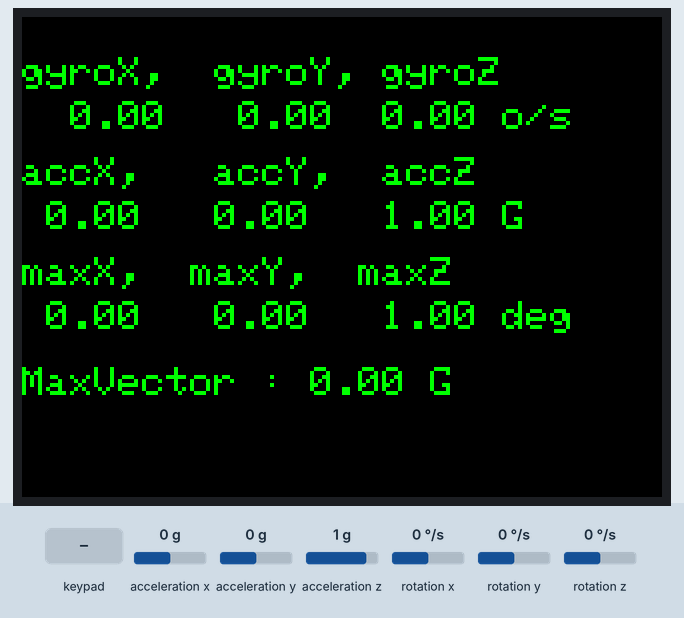
Simulated run of this sketch. Board: ESP32. Shown: 320×240 colour display. Inputs (shaded band) come from the test bench; at power-on: acceleration z 1 g, acceleration x 0 g, acceleration y 0 g, rotation x 0 °/s, rotation y 0 °/s, rotation z 0 °/s.

Above: at 1.4 s.
1.5 s: acceleration z set to -1.4 g
4.1 s: key 'A' pressed
At 6.1 s:
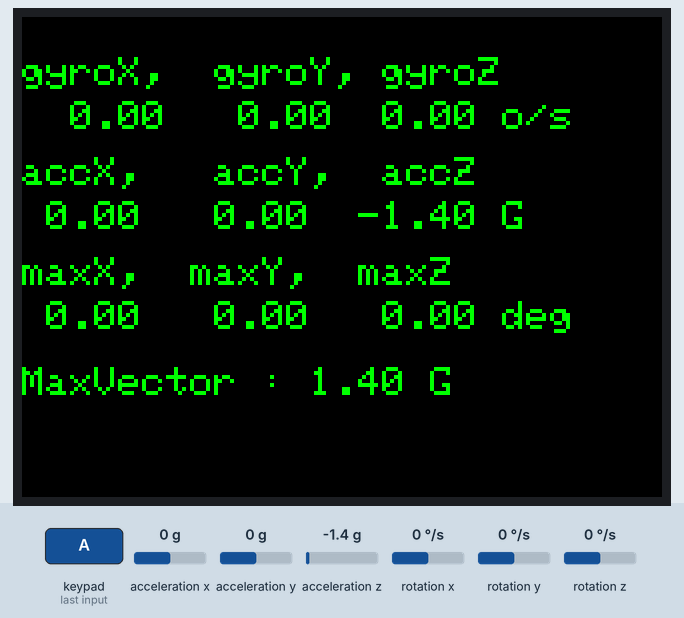
7.0 s: acceleration x set to -1.4 g
At 7.4 s:
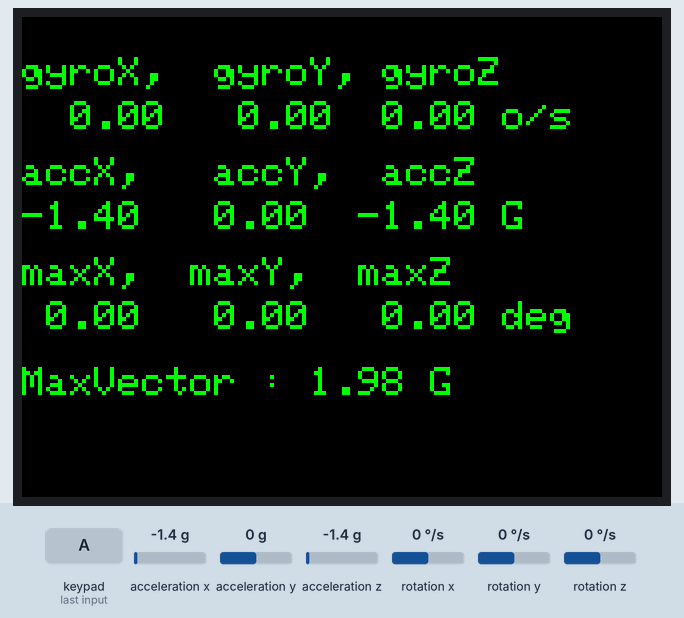
8.5 s: acceleration y set to -1.4 g
At 9.8 s:
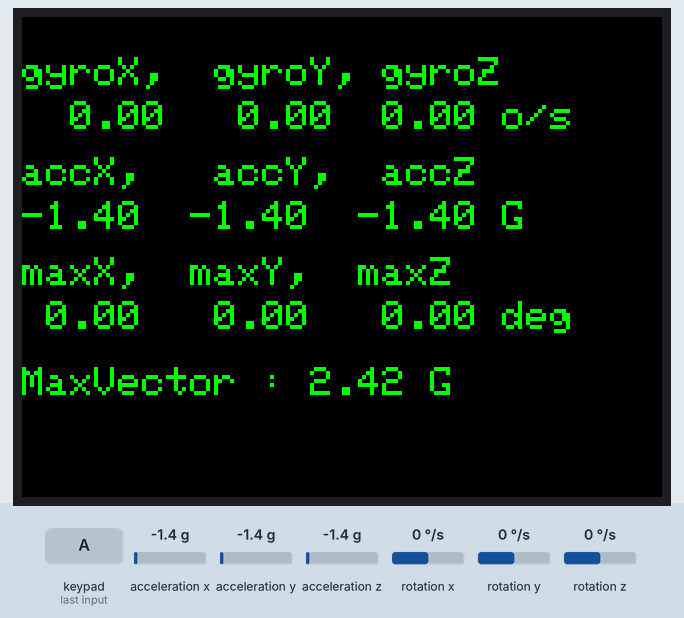
10.1 s: rotation x set to -192 °/s
At 11.2 s:
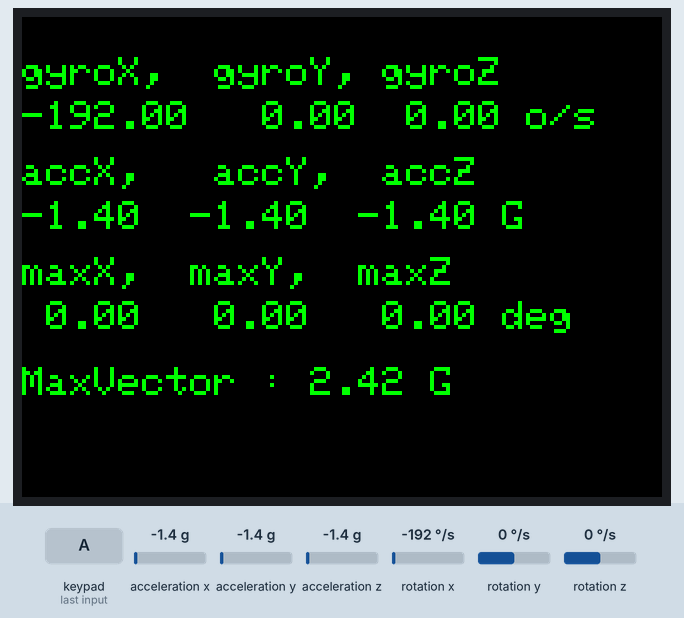
11.7 s: rotation y set to -192 °/s
At 12.7 s:
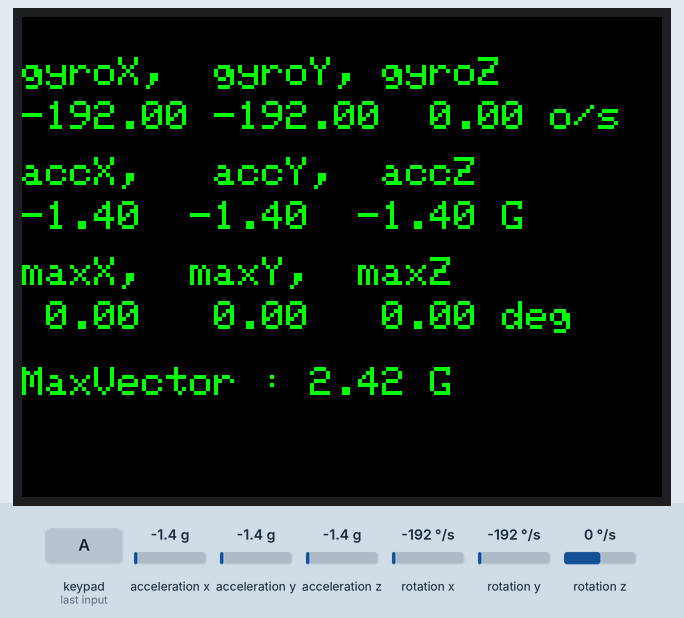
Timing chart, 0 to 14.2 s (numbered marks = the images above; inputs shaded):
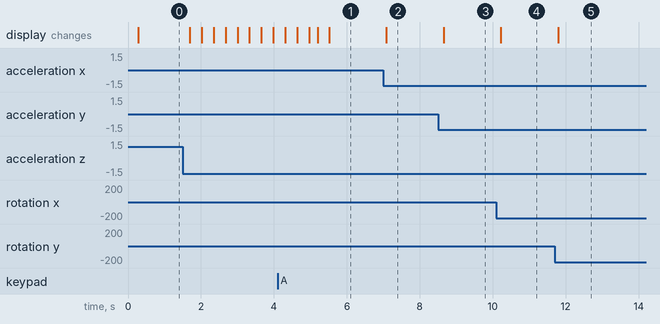

Measured:
- after the input at 7.0 s, the display: changes after 0.08 s (image 2)
- after the input at 8.5 s, the display: changes after 0.15 s (image 3)
- after the input at 10.1 s, the display: changes after 0.12 s (image 4)
- after the input at 11.7 s, the display: changes after 0.10 s (image 5)

The sketch:

lab-4.1-IMU.sensor.ino.ino
```cpp
/*
*******************************************************************************
Lab 4.1 M5Core2 IMU Sensord
    David Shamas
    June 17th 2025
    david.loadingexperiment@gmail.com
*******************************************************************************
*/
#include <M5Core2.h>

float accX = 0.0F;  // Define variables for storing inertial sensor data
float accY = 0.0F;
float accZ = 0.0F;

float gyroX = 0.0F;
float gyroY = 0.0F;
float gyroZ = 0.0F;

float maxX = 0.0F;
float maxY = 0.0F;
float maxZ = 0.0F;

//maxVector value
float maxVec = 0.0F;
float tmpVec = 0.0F;

//to make calculations easier
float xSq = 0.0F;
float ySq = 0.0F;
float zSq = 0.0F;

//flag to prevent repeated blinking
bool blinkTriggered = false;

/* After M5Core2 is started or reset
the program in the setUp () function will be run, and this part will only be run
once. */
void setup() {
    M5.begin();                // Init M5Core.
    M5.IMU.Init();             // Init IMU sensor.
    M5.Lcd.fillScreen(BLACK);  // Set the screen background color to black.
    M5.Lcd.setTextColor( GREEN,  BLACK);  // Sets the foreground color and background color of the displayed text.
    M5.Lcd.setTextSize(2);  // Set the font size.
}

void loop() {
     //Add button to clear max data
     //M5.update() check button data
     M5.update();

    // Stores the triaxial gyroscope data of the inertial sensor to the relevant variable
    M5.IMU.getGyroData(&gyroX, &gyroY, &gyroZ);
    M5.IMU.getAccelData( &accX, &accY, &accZ);  // Stores the triaxial accelerometer.


    /* The M5Core screen is 320x240 pixels, starting at the top left corner of
    the screen (0,0). gyroscope output related M5Core2
    320x240, (0,0)*/
    // gyroscope output related.
    M5.Lcd.setCursor(0, 20);  // Move the cursor position to (x,y).
    M5.Lcd.printf("gyroX,  gyroY, gyroZ");  // Screen printingformatted string.
    M5.Lcd.setCursor(0, 42);
    M5.Lcd.printf("%6.2f %6.2f%6.2f o/s", gyroX, gyroY, gyroZ);

    // Accelerometer output is related
    M5.Lcd.setCursor(0, 70);
    M5.Lcd.printf("accX,   accY,  accZ");
    M5.Lcd.setCursor(0, 92);
    M5.Lcd.printf("%5.2f  %5.2f  %5.2f G", accX, accY, accZ);


    //make sure max is really maxd
    if(accX > maxX){
        maxX = accX;
    }

     if(accY > maxY){
        maxY = accY;
     }

     if(accZ > maxZ){
        maxZ = accZ;
     }

    // Pose output is related
    M5.Lcd.setCursor(0, 120);
    M5.Lcd.printf("maxX,  maxY,  maxZ");
    M5.Lcd.setCursor(0, 142);
    M5.Lcd.printf("%5.2f  %5.2f  %5.2f deg", maxX, maxY, maxZ);

    // maxVector stuff
    //get X, Y, and Z squared
    xSq = sq(accX);
    ySq = sq(accY);
    zSq = sq(accZ);

    tmpVec = sqrt(xSq + ySq + zSq);
    if (tmpVec > maxZ) {
        maxVec = tmpVec;
    }

    M5.Lcd.setCursor(0, 175);
    M5.Lcd.printf("MaxVector : %.2f G", maxVec);

    //clear max value from button A
    if (M5.BtnA.wasReleased() || M5.BtnA.pressedFor(1000, 200)) {
    maxX = 0.0F; // Define variable for storing inertial sensor data
    maxY = 0.0F;
    maxZ = 0.0F;
    maxVec = 0.0F;

    }

    //Drop Detection and screen blink
    // If a free fall is detected (accZ ~ 0), trigger blink
    if (accZ < 0.2 && !blinkTriggered) {
    blinkTriggered = true;

    // Blink screen RED/WHITE 5x (500ms rate = 2Hz)
    for (int i = 0; i < 5; i++) {
      //turn screen red
      M5.Lcd.fillScreen(RED);
     //half of 500
      delay(250);
      //turn screen white
      M5.Lcd.fillScreen(WHITE);
      //half of 500
      delay(250);
    }

    // Restore screen
    M5.Lcd.fillScreen(BLACK);
    M5.Lcd.setTextColor(GREEN, BLACK);
  }

  // Reset trigger when stable again
  if (accZ > 0.8) {
    // Ready to detect next drop
    blinkTriggered = false;
  }

    delay(100);  // Delay 10ms.


}
```
